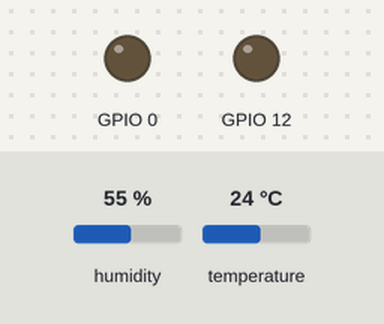
Recording of a sketch running on a simulated ESP8266 (NodeMCU). Shown: output pins drawn as LEDs (lit = HIGH). Inputs (shaded band) come from the test bench; at power-on: temperature 24 °C, humidity 55 %. WiFi joins after 1.5 s; servers stay silent unless stated; what the sketch prints to the serial monitor is not drawn.

Above: at 0.0 s.
At 2.7 s:
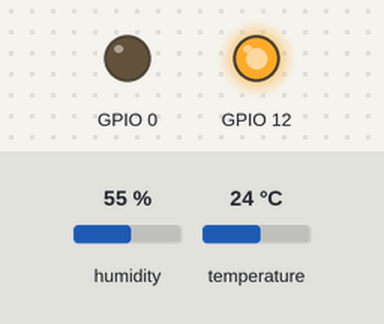
2.8 s: temperature set to 27 °C
At 12.7 s:
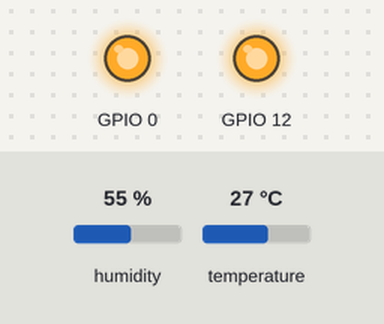
Timing chart, 0 to 14.2 s (numbered marks = the images above; inputs shaded):
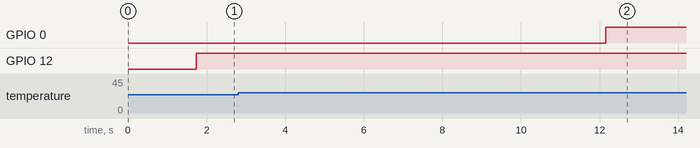

Measured:
- the behaviour switches between 25 and 26 °C on temperature (found by bisection; images 1 and 2)
- after the input at 2.8 s, GPIO 0: LOW → HIGH after 9.4 s

The sketch:

AulaIOT.ino
```cpp
#include <DHT.h>
#include <ESP8266WiFi.h>

const char *ssid =  "WESLEY";
const char *pass =  "1020341943";

const char* server = "api.thingspeak.com";
String apiKey = "HQ7IEU19U3UB62MY";
String thingtweetAPIKey = "G2R35RK7ECUS94ML";

WiFiClient client;

#define DHTPIN 5
DHT dht(DHTPIN, DHT11);

void setup() {
  Serial.begin(115200);
  pinMode(0, OUTPUT);
  pinMode(12, OUTPUT);
  delay(10);

  dht.begin();

  Serial.println("Connecting to ");
  Serial.println(ssid);
  WiFi.begin(ssid, pass);
  while (WiFi.status() != WL_CONNECTED)
  {
    delay(500);
    Serial.print(".");
  }
  Serial.println("");
  Serial.println("WiFi connected");
}

void loop() {
  float h = dht.readHumidity();
  float t = dht.readTemperature();

  Serial.print("Temperature: ");
  Serial.print(t);
  Serial.print(" degrees Celcius, Humidity: ");
  Serial.print(h);
  Serial.println("%. Send to Thingspeak.");

   if (isnan(h) || isnan(t))
  {
    Serial.println("Failed to read from DHT sensor!");
    return;
  }

  if (t > 25.0f) {
    updateTwitterStatus("Tweet de informação: graus acima de 25.");
    digitalWrite(0, HIGH);
    //digitalWrite(0, HIGH);
  }

  if (t < 25.0f) {
    updateTwitterStatus("Tweet de informação: graus abaixo de 25.");
    digitalWrite(12, HIGH);
    //digitalWrite(12, HIGH);
  }

  if (client.connect(server, 80))  //   "184.106.153.149" or api.thingspeak.com
  {
    String postStr = apiKey;
    postStr += "&field1=";
    postStr += String(t);
    postStr += "&field2=";
    postStr += String(h);
    postStr += "\r\n\r\n";
    client.print("POST /update HTTP/1.1\n");
    client.print("Host: api.thingspeak.com\n");
    client.print("Connection: close\n");
    client.print("X-THINGSPEAKAPIKEY: " + apiKey + "\n");
    client.print("Content-Type: application/x-www-form-urlencoded\n");
    client.print("Content-Length: ");
    client.print(postStr.length());
    client.print("\n\n");
    client.print(postStr);
    Serial.print("Temperature: ");
    Serial.print(t);
    Serial.print(" degrees Celcius, Humidity: ");
    Serial.print(h);
    Serial.println("%. Send to Thingspeak.");
  }
  client.stop();
  Serial.println("Waiting...");

  delay(10000);

}

void updateTwitterStatus(String tsData)
{
  if (client.connect(server, 80))
  {
    // Create HTTP POST Data
    tsData = "api_key=" + thingtweetAPIKey + "&status=" + tsData;

    client.print("POST /apps/thingtweet/1/statuses/update HTTP/1.1\n");
    client.print("Host: api.thingspeak.com\n");
    client.print("Connection: close\n");
    client.print("Content-Type: application/x-www-form-urlencoded\n");
    client.print("Content-Length: ");
    client.print(tsData.length());
    client.print("\n\n");

    client.print(tsData);
  }
}
```
